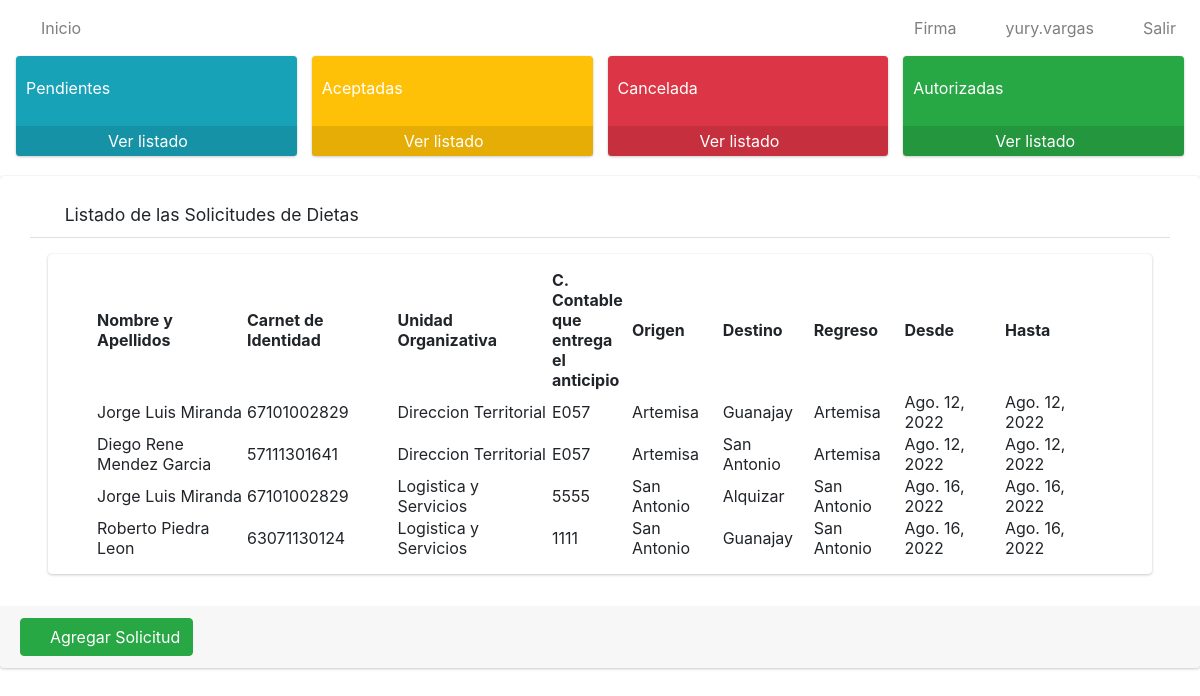
Screenshot of / (signed in) with the database file from the repository.
### app/models.py (models this page shows, shortened)
class Solicitud(models.Model):
    numero=models.IntegerField()
    solicitante=models.ForeignKey(User, on_delete=models.CASCADE)
    trabajador=models.ForeignKey(Trabajador, on_delete=models.CASCADE)
    unidad_organizativa=models.ForeignKey(Unidad_Organizativa, on_delete=models.CASCADE)
    c_contable=models.CharField(max_length=4)
    provincia=models.ForeignKey(Provincia, on_delete=models.CASCADE)
    origen=models.ForeignKey(Municipio, on_delete=models.CASCADE, related_name='municipio_origen')
    destino=models.ForeignKey(Municipio, on_delete=models.CASCADE, related_name='municipio_destino')
    regreso=models.ForeignKey(Municipio, on_delete=models.CASCADE, related_name='municipio_regreso')
    fecha_inicio=models.DateField()
    fecha_final=models.DateField()
    estado=models.CharField(max_length=20)
    class Meta:
        verbose_name="Solicitud"
        verbose_name_plural="Solicitudes"

class Trabajador(models.Model):
    nombre_y_apellidos = models.CharField(max_length=80)
    ci=models.CharField(max_length=11, unique=True)
    def __str__(self):
            return self.nombre_y_apellidos
    class Meta:
        verbose_name = "Trabajador"
        verbose_name_plural = "Trabajadores"

class Unidad_Organizativa(models.Model):
    nombre=models.CharField(max_length=100)
    def __str__(self):
        return self.nombre
    class Meta:
        verbose_name="Unidad Organizativa"
        verbose_name_plural="Unidades Organizativas"

class Municipio(models.Model):
    nombre=models.CharField(max_length=30)
    provincia=models.ForeignKey(Provincia, on_delete=models.CASCADE)
    def __str__(self):
        return self.nombre
    class Meta:
        verbose_name="Municipio"
        verbose_name_plural="Municipios"

### app/views.py (the view)
# urls.py: path('', SolicitudListView.as_view(), name='solicitudes'),
class SolicitudListView(ListView):
    model = Solicitud
    template_name = 'solicitudes/listar.html'
    @method_decorator(login_required)
    def dispatch(self, request, *args, **kwargs):
        return super().dispatch(request,*args,** kwargs)
    def get_context_data(self, **kwargs):
        context = super().get_context_data(**kwargs)
        context['title'] = "Listado de Solicitudes"
        return context

### app/templates/solicitudes/listar.html
{% extends 'base.html' %}
{% load static %}
{% block content %}
    <div class="row pl-3 pr-3" >
        <div class="col-lg-3 ">
            <div class="small-box bg-info">
                <div class="inner">
                    <h3>{{cantP}}</h3> <p>Pendientes</p>
                </div> <div class="icon"><i class="fa fa-question"></i>
            </div>
                <a href="{% url 'pendientes' %}" class="small-box-footer">
                    Ver listado <i class="fas fa-arrow-circle-right"></i>
                </a>
            </div>
        </div>
        <div class="col-lg-3 col-6 ">
            <div class="small-box bg-warning">
                <div class="inner">
                    <h3 style="color: white;">{{cantA}}</h3> <p style="color: white;">Aceptadas</p>
                </div>
                <div class="icon"><i class="fas  fa-check"></i>
                </div>
                <a href="{% url 'aceptadas' %}" class="small-box-footer" style="color: white !important;">
                Ver listado <i class="fas fa-arrow-circle-right" style="color: white;"></i>
                </a>
            </div>
        </div>
        <div class="col-lg-3 col-6 ">
            <div class="small-box bg-danger">
                <div class="inner">
                    <h3>{{cantC}}</h3> <p>Cancelada</p>
                </div>
                <div class="icon"><i class="fas fa-times-circle"></i>
                </div>
                <a href="{% url 'canceladas' %}" class="small-box-footer">
                Ver listado <i class="fas fa-arrow-circle-right"></i>
                </a>
            </div>
        </div>
         <div class="col-lg-3 col-6 ">
            <div class="small-box bg-success">
                <div class="inner">
                    <h3 style="color: white;">{{cantAut}}</h3> <p style="color: white;">Autorizadas</p>
                </div>
                <div class="icon"><i class="fas fa-check-square"></i>
                </div>
                <a href="{% url 'autorizadas' %}" class="small-box-footer" style="color: white !important;">
                Ver listado <i class="fas fa-arrow-circle-right" style="color: white;"></i>
                </a>
            </div>
        </div>
    </div>
    <div class=" card card-default">
        <div class="card-header px-3 mb-3 mt-3 container">
            <h3 class="card-title">
            <i class="fas fa-search"></i>
                Listado de las Solicitudes de Dietas
            </h3>
            </div>
        <div class="card card-body content-header mx-5 px-5">
            <table id="myTable" class="display" style="width: 100%;">
                <thead>
                    <tr>
                        <th>Nombre y Apellidos</th>
                        <th>Carnet de Identidad</th>
                        <th>Unidad Organizativa</th>
                        <th>C. Contable que entrega el anticipio</th>
                        <th>Origen</th>
                        <th>Destino</th>
                        <th>Regreso</th>
                        <th>Desde</th>
                        <th>Hasta</th>
                    </tr>
                </thead>
                <tbody>
                    {% for i in object_list %}
                    <tr>
                        <td style="width: 150px;">{{i.trabajador}}</td>
                        <td>{{i.trabajador.ci}}</td>
                        <td>{{i.unidad_organizativa}}</td>
                        <td style="width: 80px;">{{i.c_contable}}</td>
                        <td>{{i.origen}}</td>
                        <td>{{i.destino}}</td>
                        <td>{{i.regreso}}</td>
                        <td>{{i.fecha_inicio}}</td>
                        <td>{{i.fecha_final}}</td>
                    </tr>
                    {% endfor %}
                </tbody>
            </table>
        </div>
        <div class=" card-footer mt-3">
            <a href="{% url 'crear_solicitud' %}" type="button" class="btn btn-primary btn-success">
                <i class="fas fa-plus"></i>
                Agregar Solicitud
            </a>
        </div>
    </div>
{% endblock %}

### app/templates/base.html (shortened to what this page needs)
{% load static %}
<html>
    <head>
  <link rel="stylesheet" href="{% static 'plugins/fontawesome-free/css/all.min.css'%}">
        <link href="https://cdn.jsdelivr.net/npm/bootstrap@5.2.0/dist/css/bootstrap.min.css" rel="stylesheet">
        <link rel="stylesheet" type="text/css" href="{% static 'datatable/data_tables/datatables.min.css' %}" />
  <link rel="stylesheet" href="https://cdnjs.cloudflare.com/ajax/libs/jquery-confirm/3.3.2/jquery-confirm.min.css">
  <link rel="stylesheet" href="https://cdn.jsdelivr.net/npm/bootstrap-icons@1.7.2/font/bootstrap-icons.css">
  <link href="https://cdn.jsdelivr.net/npm/bootstrap@5.2.0-beta1/dist/css/bootstrap.min.css" rel="stylesheet"
>
<link href="https://cdn.jsdelivr.net/npm/bootstrap@5.2.0/dist/css/bootstrap.min.css" rel="stylesheet">
        <link rel="stylesheet" href="{% static 'dist/css/adminlte.min.css'%}">
    </head>
    <body>
<nav class="navbar navbar-expand-md navbar-white navbar-light">
 <ul class="navbar-nav">
          <li class="nav-item">
            <a href="{% url 'solicitudes' %}" class="nav-link">
            <i class="fas fa-home"></i>
            Inicio</a>
          </li>
        </ul>
    <ul class="navbar-nav ml-auto">
      <li class="nav-item">
           <a class="nav-link" onclick="modal_firma()" role="button">
            <i class="fas fa-edit"></i> Firma
           </a>
      </li>
      <li class="nav-item">
        <a class="nav-link" href="javascript:;"role="button">
          <i class="fas fa-user"></i>  {{ user.username }}
        </a>
      </li>
      <li class="nav-item">
        <a class="nav-link" href="{% url 'logout' %}"role="button">
          <i class="fas fa-power-off"></i> Salir
        </a>
      </li>
    </ul>
  </nav>
        {%block content%}
        {% endblock %}
    </body>
</html>

### rows the page displays
Solicitud: trabajador "Jorge Luis Miranda", trabajador.ci "67101002829", unidad_organizativa "Direccion Territorial", c_contable "E057", origen "Artemisa", destino "Guanajay", regreso "Artemisa", fecha_inicio "Ago. 12, 2022", fecha_final "Ago. 12, 2022"
Solicitud: trabajador "Diego Rene Mendez Garcia", trabajador.ci "57111301641", unidad_organizativa "Direccion Territorial", c_contable "E057", origen "Artemisa", destino "San Antonio", regreso "Artemisa", fecha_inicio "Ago. 12, 2022", fecha_final "Ago. 12, 2022"
Solicitud: trabajador "Jorge Luis Miranda", trabajador.ci "67101002829", unidad_organizativa "Logistica y Servicios", c_contable "5555", origen "San Antonio", destino "Alquizar", regreso "San Antonio", fecha_inicio "Ago. 16, 2022", fecha_final "Ago. 16, 2022"
Solicitud: trabajador "Roberto Piedra Leon", trabajador.ci "63071130124", unidad_organizativa "Logistica y Servicios", c_contable "1111", origen "San Antonio", destino "Guanajay", regreso "San Antonio", fecha_inicio "Ago. 16, 2022", fecha_final "Ago. 16, 2022"

### other values shown
{{ user.username }} "yury.vargas"
